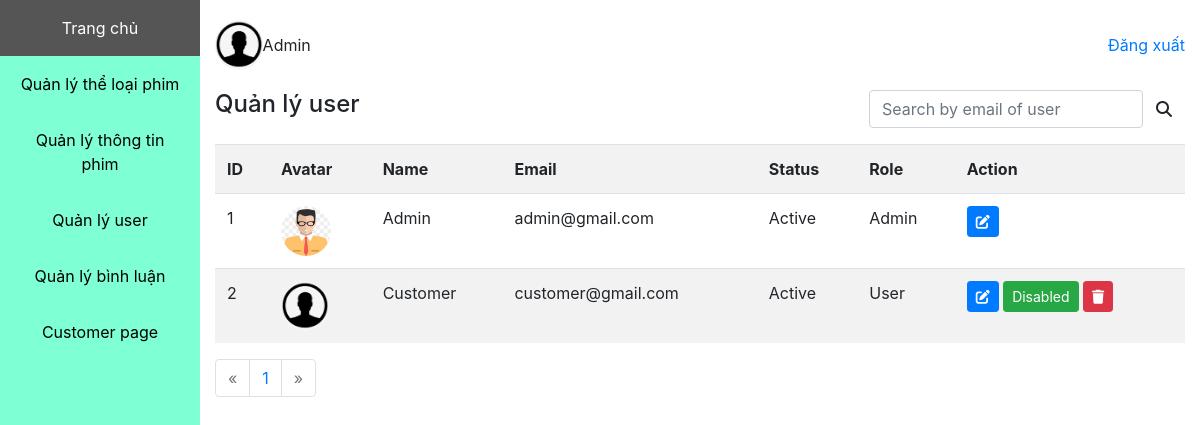
Page /admin/user/index.php on the committed database.
### tables this page shows
CREATE TABLE `user` (
  `id` int NOT NULL,
  `email` varchar(100) DEFAULT NULL,
  `password` varchar(100) DEFAULT NULL,
  `name` varchar(100) DEFAULT NULL,
  `token` varchar(100) DEFAULT NULL,
  `avatar` varchar(255) DEFAULT 'sample.jpg',
  `status` int DEFAULT NULL,
  `role` int DEFAULT NULL,
  `created_at` timestamp NOT NULL DEFAULT CURRENT_TIMESTAMP
);

### admin/user/index.php (the view, shortened to what this page needs)
<!DOCTYPE html>
<html lang="en">
<head>
	<link rel="stylesheet" href="https://cdn.jsdelivr.net/npm/bootstrap@4.6.2/dist/css/bootstrap.min.css">
	<link rel="stylesheet" href="https://cdnjs.cloudflare.com/ajax/libs/font-awesome/6.3.0/css/all.min.css" />
</head>
<?php
require_once "../../connect.php";
$searchContent = "";
$numberOfUserEachPage = 5;
$sql = "SELECT * FROM user WHERE email like '%$searchContent%'";
$numberOfUser = $conn->query($sql)->num_rows;
$numberOfPage = ceil($numberOfUser / $numberOfUserEachPage);
$currentPage = 1;
$numberOfOffsetUser = ($currentPage - 1) * $numberOfUserEachPage;
$sql = "SELECT * FROM user WHERE email like '%$searchContent%' LIMIT $numberOfUserEachPage OFFSET $numberOfOffsetUser";
$result = $conn->query($sql);
?>
<body>
	<div class="container-fluid">
		<div class="row">
			<div class="col-lg-2 col-sm-12 p-0">
			</div>
			<div class="col-lg-10 col-sm-12">
				<?php require_once "../account_box.php" ?>
				<div class="d-flex justify-content-between mt-3">
					<h4>Quản lý user</h4>
					<form action="" method="">
						<div class="d-flex">
							<input placeholder="Search by email of user" class="form-control" type="search" name="searchContent" id="" value="<?= $searchContent ?>">
							<button class="btn"><i class="fas fa-search fs-4"></i></button>
						</div>
					</form>
				</div>
				<div class="table-responsive">
					<table class="w-100 mt-3 table table-striped ">
						<tr>
							<th>ID</th>
							<th>Avatar</th>
							<th>Name</th>
							<th>Email</th>
							<th>Status</th>
							<th>Role</th>
							<th>Action</th>
						</tr>
						<?php
						foreach ($result as $row) { ?>
							<tr>
								<td><?= $row['id'] ?></td>
								<td>
									<img class="rounded-circle" style="height: 50px;" src="../../images/avatar/<?php echo $row['avatar'] ?>" alt="">
								</td>
								<td><?= $row['name'] ?></td>
								<td><?= $row['email'] ?></td>
								<td><?php if ($row['status'] == 0) echo "Active";
									else echo "Disabled"; ?></td>
								<td><?php if ($row['role'] == 0) echo "User";
									else echo "Admin"; ?></td>
								<td>
									<a data-id=<?= $row['id'] ?> href="form_update.php?id=<?= $row['id'] ?>" style="text-decoration: none;" class="update btn btn-sm btn-primary">
										<i class="fas fa-edit"></i>
									</a>
									<?php if ($row['role'] == 0) { ?>
										<a data-status=<?= $row['status'] ?> data-id=<?= $row['id'] ?> href="view_detail.php?id=<?= $row['id'] ?>" style="text-decoration: none;" class="btn btn-sm btn-success statusBtn">
										</a>
										<a data-id=<?= $row['id'] ?> href="delete.php?id=<?= $row['id'] ?>" style="text-decoration: none;" class="delete btn btn-sm btn-danger">
											<i class="fa fa-trash" aria-hidden="true"></i>
										</a>
									<?php } ?>
								</td>
							</tr>
						<?php } ?>
					</table>
				</div>
				<nav aria-label="Page navigation example">
					<ul class="pagination">
						<li class="page-item <?php if ($currentPage == 1) {
													echo "disabled";
												} ?> ">
							<a class="page-link " href="#" aria-label="Previous">
								<span aria-hidden="true">&laquo;</span>
							</a>
						</li>
						<?php for ($i = 1; $i <= $numberOfPage; $i++) { ?>
							<li class="page-item "><a class="page-link <?php if ($i == $currentPage) {
																			echo "active";
																		} ?>" href="index.php?currentPage=<?= $i ?>&searchContent=<?= $searchContent ?>"><?= $i ?></a></li>
						<?php } ?>
						<li class="page-item <?php if ($currentPage == $numberOfPage) {
													echo "disabled";
												} ?>">
							<a class="page-link" href="#" aria-label="Next">
								<span aria-hidden="true">&raquo;</span>
							</a>
						</li>
					</ul>
				</nav>
			</div>
		</div>
	</div>
</body>
</html>

### rows in the picture
user: id "1", avatar (picture), name "Admin", email "admin@gmail.com", status "Active", role "Admin"
user: id "2", avatar (picture), name "Customer", email "customer@gmail.com", status "Active", role "User"
